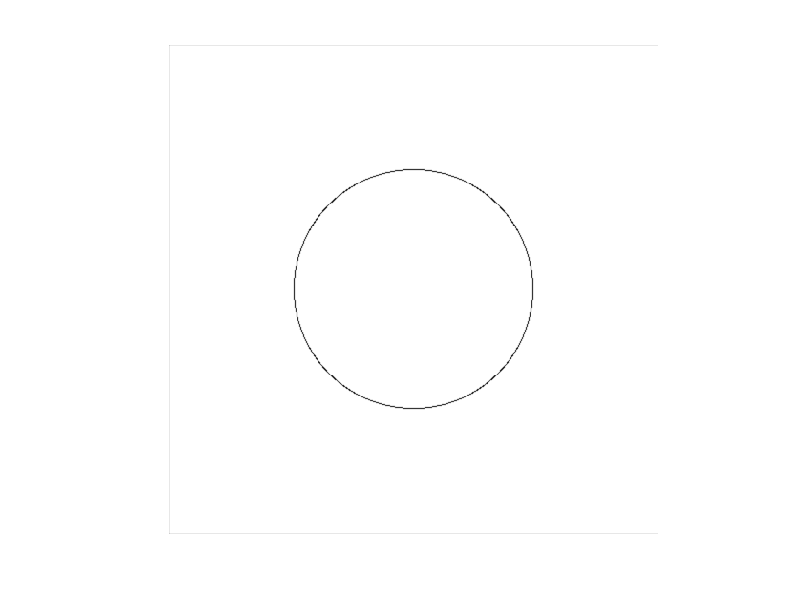
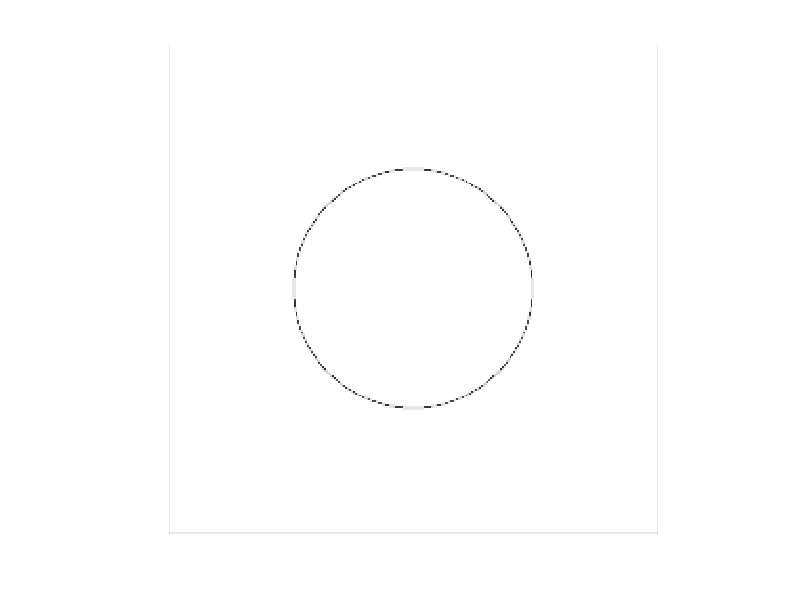
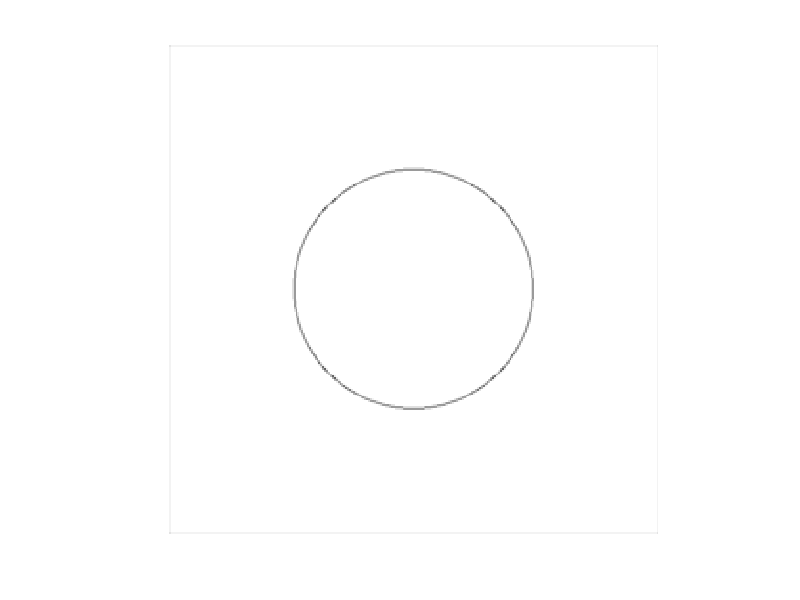

MATLAB code to generate these figures, in order:
t=zeros(512,512);
for i=1:512
	for j=1:512
		t(i,j)=((124.5)^2<(i-256).^2+(j-256).^2)&((i-256).^2+(j-256).^2<(125.5)^2);
	end
end
t=~t;

image = t*255;

h=fspecial('gaussian');

out=imfilter(image, h);

imshow(uint8(out));
tr=imresize(out,0.5, 'nearest');
trc=imresize(out,0.5,'bicubic');

figure, imshow(uint8(tr));
figure, imshow(uint8(trc));